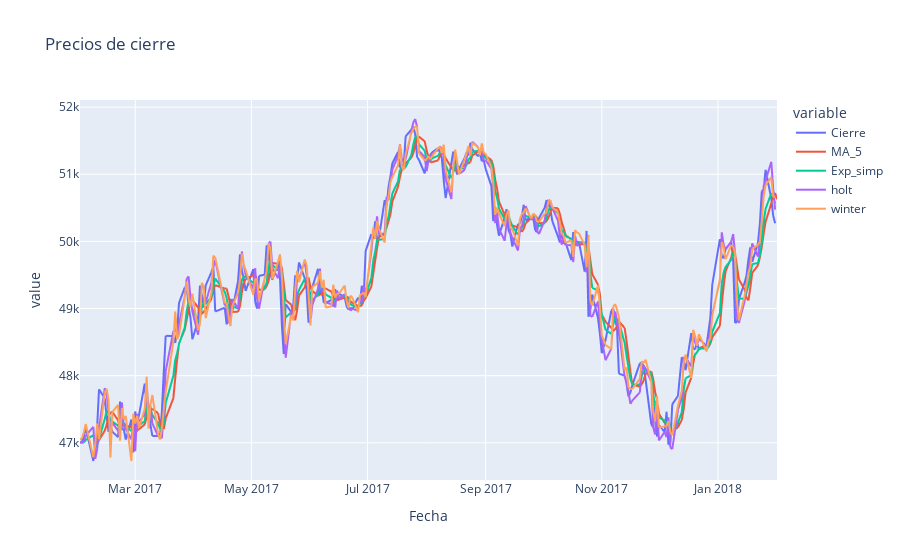

Notebook code for this chart:
### Code cell
fig = px.line(cierre, x = "Fecha", y = ["Cierre",'MA_5', 'Exp_simp', 'holt', 'winter'], title = 'Precios de cierre')
fig.show()

### Figure 1 — Plotly figure (JSON) as saved in the notebook; plotly's stock layout.template omitted (floating-point values rounded to 4 significant figures; data arrays with more than 128 entries replaced by an {"elided": "..."} marker saying what was removed)
{"data": [{"hovertemplate": "variable=Cierre<br>Fecha=%{x}<br>value=%{y}<extra></extra>", "legendgroup": "Cierre", "line": {"color": "#636efa", "dash": "solid"}, "marker": {"symbol": "circle"}, "mode": "lines", "name": "Cierre", "showlegend": true, "type": "scattergl", "x": {"elided": "253 str values"}, "xaxis": "x", "y": {"elided": "253 float values"}, "yaxis": "y"}, {"hovertemplate": "variable=MA_5<br>Fecha=%{x}<br>value=%{y}<extra></extra>", "legendgroup": "MA_5", "line": {"color": "#EF553B", "dash": "solid"}, "marker": {"symbol": "circle"}, "mode": "lines", "name": "MA_5", "showlegend": true, "type": "scattergl", "x": {"elided": "253 str values"}, "xaxis": "x", "y": {"elided": "253 float values"}, "yaxis": "y"}, {"hovertemplate": "variable=Exp_simp<br>Fecha=%{x}<br>value=%{y}<extra></extra>", "legendgroup": "Exp_simp", "line": {"color": "#00cc96", "dash": "solid"}, "marker": {"symbol": "circle"}, "mode": "lines", "name": "Exp_simp", "showlegend": true, "type": "scattergl", "x": {"elided": "253 str values"}, "xaxis": "x", "y": {"elided": "253 float values"}, "yaxis": "y"}, {"hovertemplate": "variable=holt<br>Fecha=%{x}<br>value=%{y}<extra></extra>", "legendgroup": "holt", "line": {"color": "#ab63fa", "dash": "solid"}, "marker": {"symbol": "circle"}, "mode": "lines", "name": "holt", "showlegend": true, "type": "scattergl", "x": {"elided": "253 str values"}, "xaxis": "x", "y": {"elided": "253 float values"}, "yaxis": "y"}, {"hovertemplate": "variable=winter<br>Fecha=%{x}<br>value=%{y}<extra></extra>", "legendgroup": "winter", "line": {"color": "#FFA15A", "dash": "solid"}, "marker": {"symbol": "circle"}, "mode": "lines", "name": "winter", "showlegend": true, "type": "scattergl", "x": {"elided": "253 str values"}, "xaxis": "x", "y": {"elided": "253 float values"}, "yaxis": "y"}], "layout": {"autosize": true, "legend": {"title": {"text": "variable"}, "tracegroupgap": 0}, "title": {"text": "Precios de cierre"}, "xaxis": {"anchor": "y", "autorange": true, "domain": [0, 1], "range": ["2017-01-31", "2018-02-01"], "title": {"text": "Fecha"}, "type": "date"}, "yaxis": {"anchor": "x", "autorange": true, "domain": [0, 1], "range": [46450.0, 52110.0], "title": {"text": "value"}, "type": "linear"}}}
